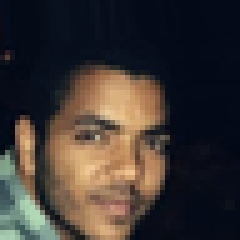
#> input picture dataSet/amr/aug_0_6792.png, 48 x 48 px (shown 5 times larger); its folder holds 2 pictures in this run
$ python 1_faceCroper.py ../dataSet/amr ../dataSet/amr/aug_100_7572.png
#> lines starting #> are read from the running program, lines starting #| are printed output that depends on the picture
"""
	src: https://github.com/MinaYousryGhattas/face_cropper
"""


import sys
import os
import cv2
import numpy as np
import matplotlib.pyplot as plt


# extract pre-trained face detector
def face_cropper(filepath, outpath, i):
#> called with filepath = '../dataSet/amr/aug_0_6792.png', outpath = '../dataSet/amr/aug_100_7572.png', i = 2
    face_cascade = cv2.CascadeClassifier('/home/sorcerer/Downloads/mlProject/faceCropper/haarcascade_frontalface_alt.xml')

    # load color (BGR) image
    img = cv2.imread(filepath)
#> img is the input picture: shape (48, 48, 3); mean B, G, R 51, 54, 60.7
    # convert BGR image to grayscale
    gray = cv2.cvtColor(img, cv2.COLOR_BGR2GRAY)
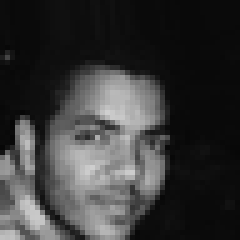
#> gray: shape (48, 48) (shown 5 times larger); min 5, max 207, mean 55.8

    # find faces in image
    print(filepath)
    faces = face_cascade.detectMultiScale(gray)
#> faces = [[11, 17, 28, 28]]

    # print number of faces detected in the image
    print('\r{}image: {} Number of faces detected {}'.format(filepath,i,len(faces)))
#| ../dataSet/amr/aug_0_6792.pngimage: 2 Number of faces detected 1

    # get bounding box for each detected face
    counter = 1
    for (x, y, w, h) in faces:
        # add bounding box to color image
#        cv2.rectangle(img, (x, y), (x + w, y + h), (255, 0, 0), 2)
        y0 = y-40
        if (y0 < 0):
            y0 = 0
        y1 = y+h+40
        if (y1 > np.shape(img)[0]):
            y1 = np.shape(img)[0]

        x0 = x - 40
        if (x0 < 0):
            x0 = 0
        x1 = x + w + 40
        if (x1 > np.shape(img)[1]):
            x1 = np.shape(img)[1]

        crop_img = img[y0:y1, x0:x1]
        cv2.imwrite("{}/IMG{}_{}.png".format(outpath,i,counter), crop_img)
        counter+=1
#> this loop made 1 pass
#> (x, y, w, h) on pass 1: (11, 17, 28, 28)
#> after the loop, counter = 2


def main():
    print(sys.argv)
    assert len(sys.argv) == 3, 'input path and outpath must be defined'
    files = os.listdir(sys.argv[1])
    counter = 1
    for file in files:
        counter += 1
        face_cropper( os.path.join(sys.argv[1], file),sys.argv[2],counter)

if __name__ == '__main__':
    main()
